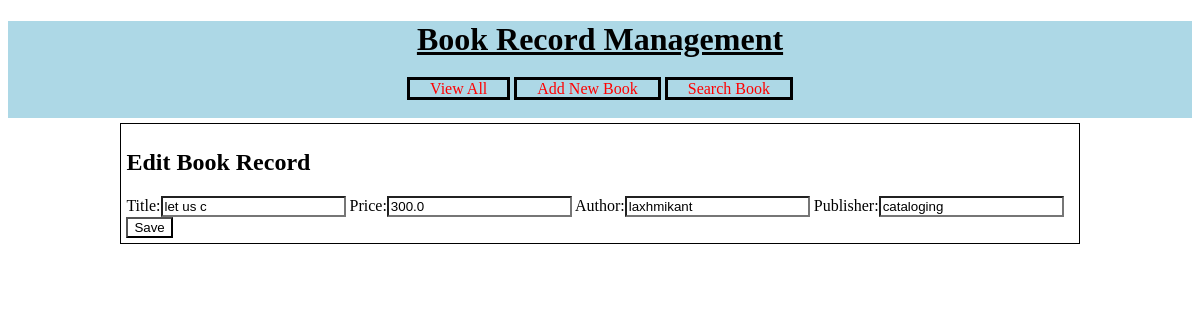
/crud/edit-book?bookid=2, run on the app's committed database.
### crud/models.py (models this page shows)
class Book(models.Model):
    title = models.CharField(max_length=100)
    price = models.FloatField()
    author = models.CharField(max_length=100)
    publisher = models.CharField(max_length=100)

### crud/views.py (the view)
# urls.py: path('edit-book', views.editBook),
def editBook(request):
    book =models.Book.objects.get(id=request.GET['bookid'])
    fields = {'title': book.title,'price': book.price, 'author': book.author, 'publisher': book.publisher}
    form = NewBookForm(initial=fields)
    res = render(request,'crud/edit_book.html', {'form': form, 'book': book})
    return res

### crud/forms.py
class NewBookForm(forms.Form):
    title  = forms.CharField(label="Title", max_length=100)
    price = forms.FloatField(label="Price")
    author = forms.CharField(label="Author")
    publisher = forms.CharField(label="Publisher")

### templates/crud/edit_book.html (shortened to what this page needs)
<!DOCTYPE html>
{% load static %}
<html lang="en" dir="ltr">
  <head>
    <link rel="stylesheet" href="{% static 'css/crud_style.css' %}">
  </head>
  <body>
    <div id="header">
      <h1>Book Record Management</h1>
      <div id="nav">
        <a href="/crud/view-books">View All</a>
        <a href="/crud/new-book">Add New Book</a>
        <a href="/crud/search-book">Search Book</a>
      </div>
    </div>
    <div id="main">
      <h2>Edit Book Record</h2>
      <form action="/crud/edit" method="post">
        {{form}}
        <input type="submit" name="" value="Save">
      </form>
    </div>
  </body>
</html>
</html>

### static/css/crud_style.css (style rules this page uses)
#header { background-color:lightblue; padding-bottom: 20px; text-align: center; }
#header h1 { text-decoration:underline; color:black; letter-spacing:7px text-align:center; }
#nav { width: 100%; margin: auto; }
#nav a { color:red; width: 150px; padding-left: 20px; padding-right: 20px; border: solid 3px black; text-decoration:none; }
#main { margin: auto; border: solid 1px black; width: 80%; padding: 5px; margin-top: 5px; }
#main form input { margin: auto; color: black; background-color: white; }

### data on the page
Book: title "let us c", price "300.0", author "laxhmikant", publisher "cataloging"
